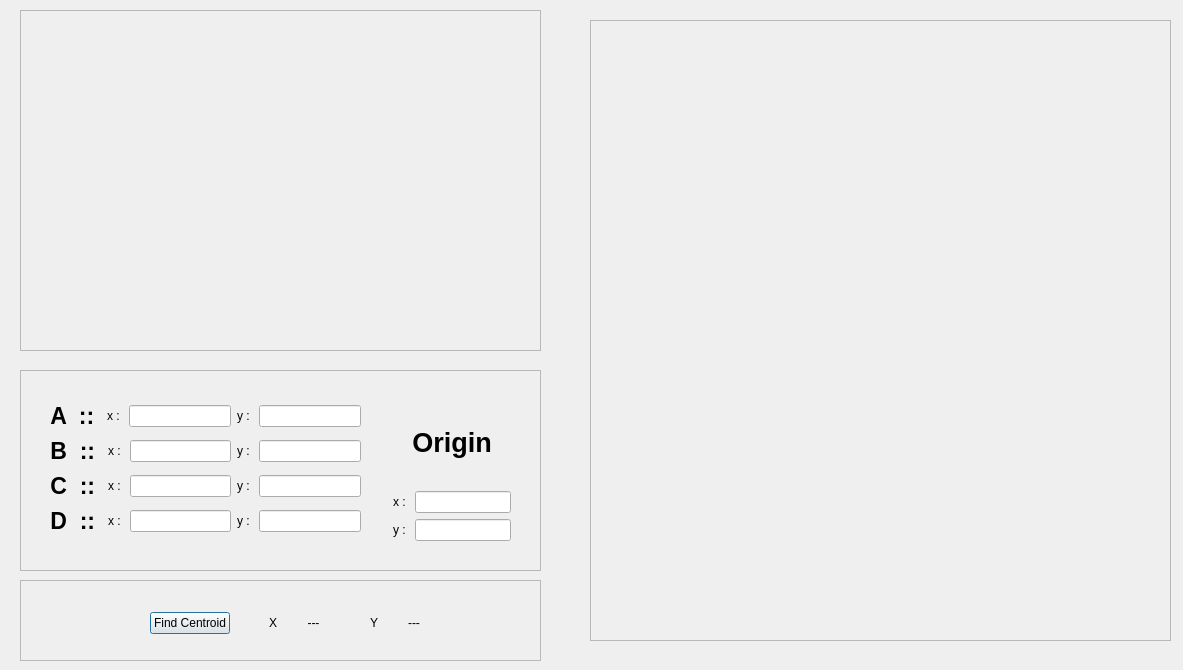
<?xml version="1.0" encoding="UTF-8"?>
<ui version="4.0">
 <class>Centroid_c</class>
 <widget class="QDialog" name="Centroid_c">
  <property name="geometry">
   <rect>
    <x>0</x>
    <y>0</y>
    <width>1183</width>
    <height>670</height>
   </rect>
  </property>
  <property name="windowTitle">
   <string>Dialog</string>
  </property>
  <widget class="QFrame" name="frame">
   <property name="geometry">
    <rect>
     <x>20</x>
     <y>370</y>
     <width>521</width>
     <height>201</height>
    </rect>
   </property>
   <property name="frameShape">
    <enum>QFrame::StyledPanel</enum>
   </property>
   <property name="frameShadow">
    <enum>QFrame::Raised</enum>
   </property>
   <layout class="QGridLayout" name="gridLayout">
    <item row="1" column="1">
     <layout class="QVBoxLayout" name="verticalLayout">
      <item>
       <layout class="QHBoxLayout" name="horizontalLayout">
        <item>
         <widget class="QLabel" name="label">
          <property name="sizePolicy">
           <sizepolicy hsizetype="Preferred" vsizetype="Preferred">
            <horstretch>0</horstretch>
            <verstretch>0</verstretch>
           </sizepolicy>
          </property>
          <property name="font">
           <font>
            <pointsize>17</pointsize>
            <weight>75</weight>
            <bold>true</bold>
           </font>
          </property>
          <property name="text">
           <string>A  :: </string>
          </property>
          <property name="alignment">
           <set>Qt::AlignCenter</set>
          </property>
         </widget>
        </item>
        <item>
         <widget class="QLabel" name="label_5">
          <property name="text">
           <string>x : </string>
          </property>
          <property name="alignment">
           <set>Qt::AlignCenter</set>
          </property>
         </widget>
        </item>
        <item>
         <widget class="QLineEdit" name="A_x"/>
        </item>
        <item>
         <widget class="QLabel" name="label_9">
          <property name="text">
           <string>y : </string>
          </property>
          <property name="alignment">
           <set>Qt::AlignCenter</set>
          </property>
         </widget>
        </item>
        <item>
         <widget class="QLineEdit" name="A_y"/>
        </item>
       </layout>
      </item>
      <item>
       <layout class="QHBoxLayout" name="horizontalLayout_2">
        <item>
         <widget class="QLabel" name="label_2">
          <property name="font">
           <font>
            <pointsize>17</pointsize>
            <weight>75</weight>
            <bold>true</bold>
           </font>
          </property>
          <property name="text">
           <string>B  :: </string>
          </property>
          <property name="alignment">
           <set>Qt::AlignCenter</set>
          </property>
         </widget>
        </item>
        <item>
         <widget class="QLabel" name="label_6">
          <property name="text">
           <string>x : </string>
          </property>
          <property name="alignment">
           <set>Qt::AlignCenter</set>
          </property>
         </widget>
        </item>
        <item>
         <widget class="QLineEdit" name="B_x"/>
        </item>
        <item>
         <widget class="QLabel" name="label_10">
          <property name="text">
           <string>y : </string>
          </property>
          <property name="alignment">
           <set>Qt::AlignCenter</set>
          </property>
         </widget>
        </item>
        <item>
         <widget class="QLineEdit" name="B_y"/>
        </item>
       </layout>
      </item>
      <item>
       <layout class="QHBoxLayout" name="horizontalLayout_3">
        <item>
         <widget class="QLabel" name="label_3">
          <property name="font">
           <font>
            <pointsize>17</pointsize>
            <weight>75</weight>
            <bold>true</bold>
           </font>
          </property>
          <property name="text">
           <string>C  :: </string>
          </property>
          <property name="alignment">
           <set>Qt::AlignCenter</set>
          </property>
         </widget>
        </item>
        <item>
         <widget class="QLabel" name="label_7">
          <property name="text">
           <string>x : </string>
          </property>
          <property name="alignment">
           <set>Qt::AlignCenter</set>
          </property>
         </widget>
        </item>
        <item>
         <widget class="QLineEdit" name="C_x"/>
        </item>
        <item>
         <widget class="QLabel" name="label_12">
          <property name="text">
           <string>y : </string>
          </property>
          <property name="alignment">
           <set>Qt::AlignCenter</set>
          </property>
         </widget>
        </item>
        <item>
         <widget class="QLineEdit" name="C_y"/>
        </item>
       </layout>
      </item>
      <item>
       <layout class="QHBoxLayout" name="horizontalLayout_4">
        <item>
         <widget class="QLabel" name="label_4">
          <property name="font">
           <font>
            <pointsize>17</pointsize>
            <weight>75</weight>
            <bold>true</bold>
           </font>
          </property>
          <property name="text">
           <string>D  :: </string>
          </property>
          <property name="alignment">
           <set>Qt::AlignCenter</set>
          </property>
         </widget>
        </item>
        <item>
         <widget class="QLabel" name="label_8">
          <property name="text">
           <string>x : </string>
          </property>
          <property name="alignment">
           <set>Qt::AlignCenter</set>
          </property>
         </widget>
        </item>
        <item>
         <widget class="QLineEdit" name="D_x"/>
        </item>
        <item>
         <widget class="QLabel" name="label_11">
          <property name="text">
           <string>y : </string>
          </property>
          <property name="alignment">
           <set>Qt::AlignCenter</set>
          </property>
         </widget>
        </item>
        <item>
         <widget class="QLineEdit" name="D_y"/>
        </item>
       </layout>
      </item>
     </layout>
    </item>
    <item row="1" column="2">
     <spacer name="verticalSpacer">
      <property name="orientation">
       <enum>Qt::Vertical</enum>
      </property>
      <property name="sizeHint" stdset="0">
       <size>
        <width>20</width>
        <height>40</height>
       </size>
      </property>
     </spacer>
    </item>
    <item row="1" column="3">
     <layout class="QVBoxLayout" name="verticalLayout_2">
      <item>
       <widget class="QLabel" name="label_14">
        <property name="font">
         <font>
          <pointsize>20</pointsize>
          <weight>75</weight>
          <bold>true</bold>
         </font>
        </property>
        <property name="text">
         <string>Origin</string>
        </property>
        <property name="alignment">
         <set>Qt::AlignCenter</set>
        </property>
       </widget>
      </item>
      <item>
       <layout class="QHBoxLayout" name="horizontalLayout_5">
        <item>
         <widget class="QLabel" name="label_15">
          <property name="text">
           <string>x : </string>
          </property>
          <property name="alignment">
           <set>Qt::AlignCenter</set>
          </property>
         </widget>
        </item>
        <item>
         <widget class="QLineEdit" name="OriginC_x"/>
        </item>
       </layout>
      </item>
      <item>
       <layout class="QHBoxLayout" name="horizontalLayout_6">
        <item>
         <widget class="QLabel" name="label_16">
          <property name="text">
           <string>y : </string>
          </property>
          <property name="alignment">
           <set>Qt::AlignCenter</set>
          </property>
         </widget>
        </item>
        <item>
         <widget class="QLineEdit" name="OriginC_y"/>
        </item>
       </layout>
      </item>
     </layout>
    </item>
    <item row="1" column="4">
     <spacer name="verticalSpacer_2">
      <property name="orientation">
       <enum>Qt::Vertical</enum>
      </property>
      <property name="sizeHint" stdset="0">
       <size>
        <width>20</width>
        <height>40</height>
       </size>
      </property>
     </spacer>
    </item>
    <item row="0" column="1" colspan="3">
     <spacer name="horizontalSpacer_3">
      <property name="orientation">
       <enum>Qt::Horizontal</enum>
      </property>
      <property name="sizeHint" stdset="0">
       <size>
        <width>40</width>
        <height>20</height>
       </size>
      </property>
     </spacer>
    </item>
    <item row="2" column="1" colspan="3">
     <spacer name="horizontalSpacer">
      <property name="orientation">
       <enum>Qt::Horizontal</enum>
      </property>
      <property name="sizeHint" stdset="0">
       <size>
        <width>40</width>
        <height>20</height>
       </size>
      </property>
     </spacer>
    </item>
    <item row="1" column="0">
     <spacer name="verticalSpacer_6">
      <property name="orientation">
       <enum>Qt::Vertical</enum>
      </property>
      <property name="sizeHint" stdset="0">
       <size>
        <width>20</width>
        <height>40</height>
       </size>
      </property>
     </spacer>
    </item>
   </layout>
  </widget>
  <widget class="QFrame" name="frame_2">
   <property name="geometry">
    <rect>
     <x>20</x>
     <y>10</y>
     <width>521</width>
     <height>341</height>
    </rect>
   </property>
   <property name="frameShape">
    <enum>QFrame::StyledPanel</enum>
   </property>
   <property name="frameShadow">
    <enum>QFrame::Raised</enum>
   </property>
   <widget class="QLabel" name="label_13">
    <property name="geometry">
     <rect>
      <x>20</x>
      <y>20</y>
      <width>481</width>
      <height>301</height>
     </rect>
    </property>
    <property name="text">
     <string/>
    </property>
    <property name="pixmap">
     <pixmap resource="resource.qrc">:/shapes/DIVIDED CSECTION.jpg</pixmap>
    </property>
    <property name="scaledContents">
     <bool>true</bool>
    </property>
   </widget>
  </widget>
  <widget class="QFrame" name="frame_3">
   <property name="geometry">
    <rect>
     <x>590</x>
     <y>20</y>
     <width>581</width>
     <height>621</height>
    </rect>
   </property>
   <property name="frameShape">
    <enum>QFrame::StyledPanel</enum>
   </property>
   <property name="frameShadow">
    <enum>QFrame::Raised</enum>
   </property>
   <widget class="QCustomPlot" name="plot" native="true">
    <property name="geometry">
     <rect>
      <x>20</x>
      <y>20</y>
      <width>541</width>
      <height>581</height>
     </rect>
    </property>
   </widget>
  </widget>
  <widget class="QFrame" name="frame_4">
   <property name="geometry">
    <rect>
     <x>20</x>
     <y>580</y>
     <width>521</width>
     <height>81</height>
    </rect>
   </property>
   <property name="frameShape">
    <enum>QFrame::StyledPanel</enum>
   </property>
   <property name="frameShadow">
    <enum>QFrame::Raised</enum>
   </property>
   <widget class="QWidget" name="">
    <property name="geometry">
     <rect>
      <x>130</x>
      <y>20</y>
      <width>281</width>
      <height>46</height>
     </rect>
    </property>
    <layout class="QHBoxLayout" name="horizontalLayout_8">
     <item>
      <widget class="QPushButton" name="btn_findC_centroid">
       <property name="text">
        <string>Find Centroid</string>
       </property>
      </widget>
     </item>
     <item>
      <spacer name="verticalSpacer_3">
       <property name="orientation">
        <enum>Qt::Vertical</enum>
       </property>
       <property name="sizeHint" stdset="0">
        <size>
         <width>20</width>
         <height>40</height>
        </size>
       </property>
      </spacer>
     </item>
     <item>
      <widget class="QLabel" name="label_17">
       <property name="text">
        <string>X</string>
       </property>
       <property name="alignment">
        <set>Qt::AlignCenter</set>
       </property>
      </widget>
     </item>
     <item>
      <widget class="QLabel" name="print_Cx">
       <property name="text">
        <string>---</string>
       </property>
       <property name="alignment">
        <set>Qt::AlignCenter</set>
       </property>
      </widget>
     </item>
     <item>
      <spacer name="verticalSpacer_7">
       <property name="orientation">
        <enum>Qt::Vertical</enum>
       </property>
       <property name="sizeHint" stdset="0">
        <size>
         <width>20</width>
         <height>40</height>
        </size>
       </property>
      </spacer>
     </item>
     <item>
      <widget class="QLabel" name="label_18">
       <property name="text">
        <string>Y</string>
       </property>
       <property name="alignment">
        <set>Qt::AlignCenter</set>
       </property>
      </widget>
     </item>
     <item>
      <widget class="QLabel" name="print_Cy">
       <property name="text">
        <string>---</string>
       </property>
       <property name="alignment">
        <set>Qt::AlignCenter</set>
       </property>
      </widget>
     </item>
    </layout>
   </widget>
  </widget>
 </widget>
 <customwidgets>
  <customwidget>
   <class>QCustomPlot</class>
   <extends>QWidget</extends>
   <header>qcustomplot.h</header>
   <container>1</container>
  </customwidget>
 </customwidgets>
 <resources>
  <include location="resource.qrc"/>
 </resources>
 <connections/>
</ui>
